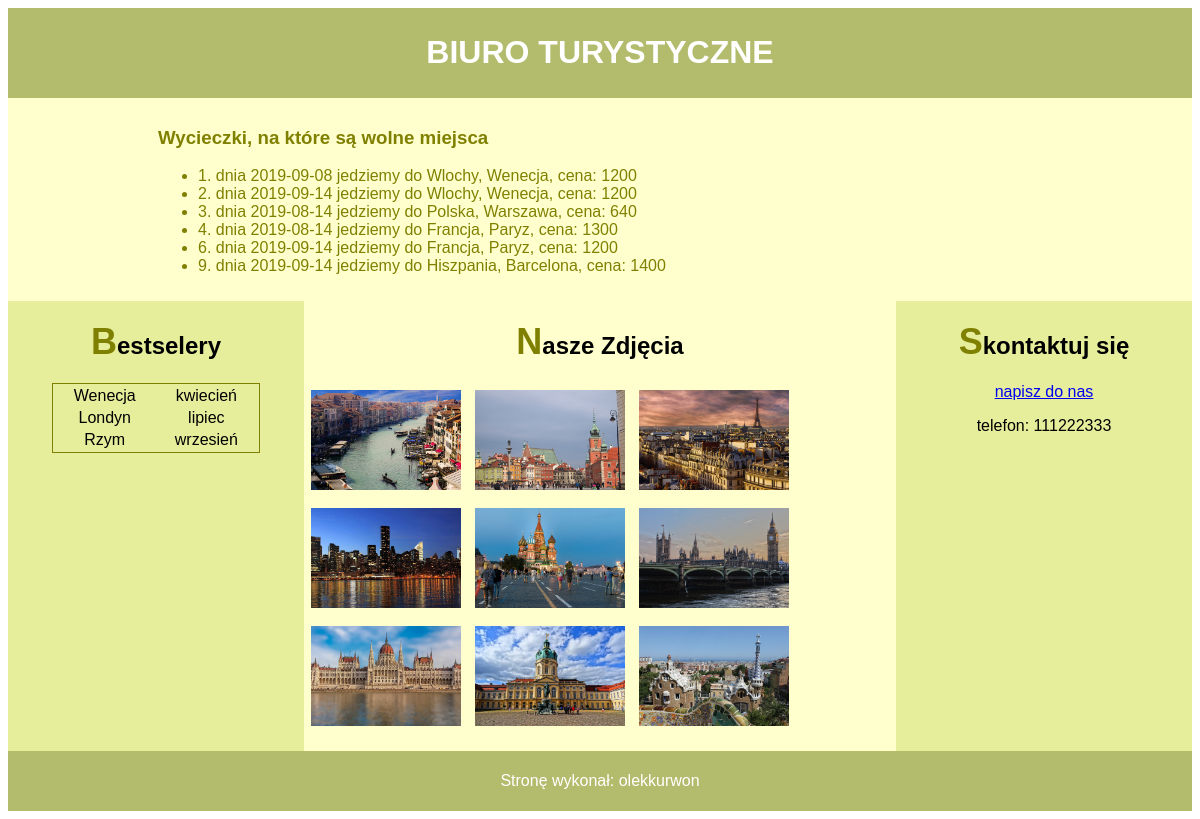
/02_raporty/wycieczki.php, run on the app's committed database.
### tables this page shows
CREATE TABLE `wycieczki` (
  `id` int(10) UNSIGNED NOT NULL,
  `zdjecia_id` int(10) UNSIGNED NOT NULL,
  `dataWyjazdu` date DEFAULT NULL,
  `cel` text,
  `cena` double DEFAULT NULL,
  `dostepna` tinyint(1) DEFAULT NULL
);

CREATE TABLE `zdjecia` (
  `id` int(10) UNSIGNED NOT NULL,
  `nazwaPliku` text,
  `podpis` text
);

### 02_raporty/wycieczki.php (the view, shortened to what this page needs)
<?php
$link = new mysqli('localhost','root','','5e_1_biuro');
$sql = "SELECT id, dataWyjazdu, cel, cena
        FROM wycieczki
        WHERE dostepna = 1";
$result = $link -> query($sql);
$trips = $result -> fetch_all(1);
$sql = "SELECT nazwaPliku, podpis
        FROM zdjecia
        ORDER BY podpis desc";
$result = $link -> query($sql);
$photos = $result -> fetch_all(1);
?>
<!DOCTYPE html>
<html lang="pl">
<head>
    <link rel="stylesheet" href="styl4.css">
</head>
<body>
    <header>
        <h1>BIURO TURYSTYCZNE</h1>
    </header>
    <main>
        <h3>Wycieczki, na które są wolne miejsca</h3>
        <ul>
        <?php
            foreach($trips as $trip){
                echo "<li> {$trip['id']}. dnia {$trip['dataWyjazdu']} jedziemy do {$trip['cel']}, cena: {$trip['cena']} </li>";
            }
        ?>
        </ul>
    </main>
    <div class="flex">
        <section class="left">
            <h2>Bestselery</h2>
            <table>
                <tr>
                    <td>Wenecja</td>
                    <td>kwiecień</td>
                </tr>
                <tr>
                    <td>Londyn</td>
                    <td>lipiec</td>
                </tr>
                <tr>
                    <td>Rzym</td>
                    <td>wrzesień</td>
                </tr>
            </table>
        </section>
        <section class="middle">
            <h2>Nasze Zdjęcia</h2>
            <?php
                foreach($photos as $photo){
                    echo "<img src={$photo['nazwaPliku']} alt={$photo['podpis']}>";
                }
            ?>
        </section>
        <section class="right">
            <h2>Skontaktuj się</h2>
            <a href="mailto:turysta@wycieczki.pl">napisz do nas</a>
            <p>telefon: 111222333</p>
        </section>
    </div>
    <footer>
        <p>Stronę wykonał: olekkurwon</p>
    </footer>
</body>
</html>

### 02_raporty/styl4.css (style rules this page uses)
* { font-family: Arial, Helvetica, sans-serif; }
header, footer { background-color: #b3bc6d; color: white; text-align: center; padding: 5px; }
main { background-color: #ffffce; color: olive; padding-top: 10px; padding-bottom: 10px; padding-left: 150px; padding-right: 150px; }
.left, .right { background-color: #e6ee9c; width: 25%; height: 450px; text-align: center; }
.middle { background-color: #ffffce; width: 50%; height: 450px; }
.flex { display: flex; }
table { border: 1px solid olive; margin: auto; width: 70%; }
h2 { text-align: center; }
h2::first-letter { font-size: 150%; color: olive; }
img { height: 100px; padding: 7px; }

### data on the page
wycieczki: id "1", dataWyjazdu "2019-09-08", cel "Wlochy, Wenecja", cena "1200"
wycieczki: id "2", dataWyjazdu "2019-09-14", cel "Wlochy, Wenecja", cena "1200"
wycieczki: id "3", dataWyjazdu "2019-08-14", cel "Polska, Warszawa", cena "640"
wycieczki: id "4", dataWyjazdu "2019-08-14", cel "Francja, Paryz", cena "1300"
wycieczki: id "6", dataWyjazdu "2019-09-14", cel "Francja, Paryz", cena "1200"
wycieczki: id "9", dataWyjazdu "2019-09-14", cel "Hiszpania, Barcelona", cena "1400"
zdjecia: nazwaPliku (picture)
zdjecia: nazwaPliku (picture)
zdjecia: nazwaPliku (picture)
zdjecia: nazwaPliku (picture)
zdjecia: nazwaPliku (picture)
zdjecia: nazwaPliku (picture)
zdjecia: nazwaPliku (picture)
zdjecia: nazwaPliku (picture)
zdjecia: nazwaPliku (picture)
